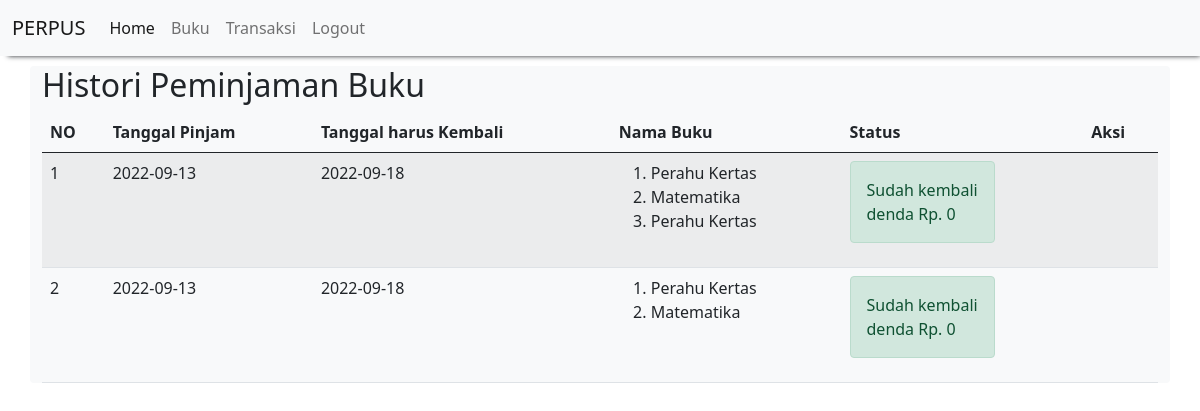
The app's page /history_peminjaman.php (signed in) with its own data.
### tables this page shows
CREATE TABLE `peminjaman_buku` (
  `id_peminjaman_buku` int(11) NOT NULL,
  `id_siswa` int(11) NOT NULL,
  `tanggal_pinjam` date NOT NULL,
  `tanggal_kembali` date NOT NULL
);

CREATE TABLE `detail_peminjaman_buku` (
  `id_detail_peminjaman_buku` int(11) NOT NULL,
  `id_peminjaman_buku` int(11) NOT NULL,
  `id_buku` int(11) NOT NULL,
  `qty` int(11) NOT NULL
);

CREATE TABLE `buku` (
  `id_buku` int(11) NOT NULL,
  `nama_buku` varchar(100) NOT NULL,
  `deskripsi` varchar(100) NOT NULL,
  `foto` varchar(100) NOT NULL
);

CREATE TABLE `pengembalian_buku` (
  `id_pengembalian_buku` int(11) NOT NULL,
  `id_peminjaman_buku` int(11) NOT NULL,
  `tanggal_pengembalian` date NOT NULL,
  `denda` int(11) NOT NULL
);

### history_peminjaman.php (the view)
<?php
    include "header.php";
?>
<h2>Histori Peminjaman Buku</h2>
<table class="table table-hover table-striped">
    <thead>
        <th>NO</th><th>Tanggal Pinjam</th><th>Tanggal harus Kembali</th><th>Nama Buku</th><th>Status</th><th>Aksi</th>
    </thead>
    <tbody>
        <?php
        include "koneksi.php";
        $qry_histori=mysqli_query($conn,"select * from peminjaman_buku order by id_peminjaman_buku desc");
        $no=0;
        while($data_histori=mysqli_fetch_array($qry_histori)){
            $no++;
            $buku_dipinjam="<ol>";
            $qry_buku=mysqli_query($conn,"select * from  detail_peminjaman_buku join buku on buku.id_buku=detail_peminjaman_buku.id_buku where id_peminjaman_buku = '".$data_histori['id_peminjaman_buku']."'");
            while($data_buku=mysqli_fetch_array($qry_buku)){
                $buku_dipinjam.="<li>".$data_buku['nama_buku']."</li>";
            }
            $buku_dipinjam.="</ol>";
            $qry_cek_kembali=mysqli_query($conn,"select * from pengembalian_buku where id_peminjaman_buku = '".$data_histori['id_peminjaman_buku']."'");
            if(mysqli_num_rows($qry_cek_kembali)>0){
                $data_kembali=mysqli_fetch_array($qry_cek_kembali);
                $denda="denda Rp. ".$data_kembali['denda'];
                $status_kembali="<label class='alert alert-success'>Sudah kembali <br>".$denda."</label>";
                $button_kembali="";
            } else {
                $status_kembali="<label class='alert alert-danger'>Belum kembali</label>";
                $button_kembali="<a href='kembali.php?id=".$data_histori['id_peminjaman_buku']."' class='btn btn-warning' onclick='return confirm(\"Yakin kah?\")'>Kembalikan</a>";
            }
        ?>
            <tr>
                <td><?=$no?></td>
                <td><?=$data_histori['tanggal_pinjam']?></td>
                <td><?=$data_histori['tanggal_kembali']?></td>
                <td><?=$buku_dipinjam?></td>
                <td><?=$status_kembali?></td>
                <td><?=$button_kembali?></td>
            </tr>
        <?php
        }
        ?>
    </tbody>
</table>
<?php
    include "footer.php";
?>

### records on screen
peminjaman_buku: tanggal_pinjam "2022-09-13", tanggal_kembali "2022-09-18", pengembalian_buku.denda "denda Rp. 0"
detail_peminjaman_buku: id_buku.nama_buku "Perahu Kertas"
detail_peminjaman_buku: id_buku.nama_buku "Matematika"
detail_peminjaman_buku: id_buku.nama_buku "Perahu Kertas"
peminjaman_buku: tanggal_pinjam "2022-09-13", tanggal_kembali "2022-09-18", pengembalian_buku.denda "denda Rp. 0"
detail_peminjaman_buku: id_buku.nama_buku "Perahu Kertas"
detail_peminjaman_buku: id_buku.nama_buku "Matematika"
